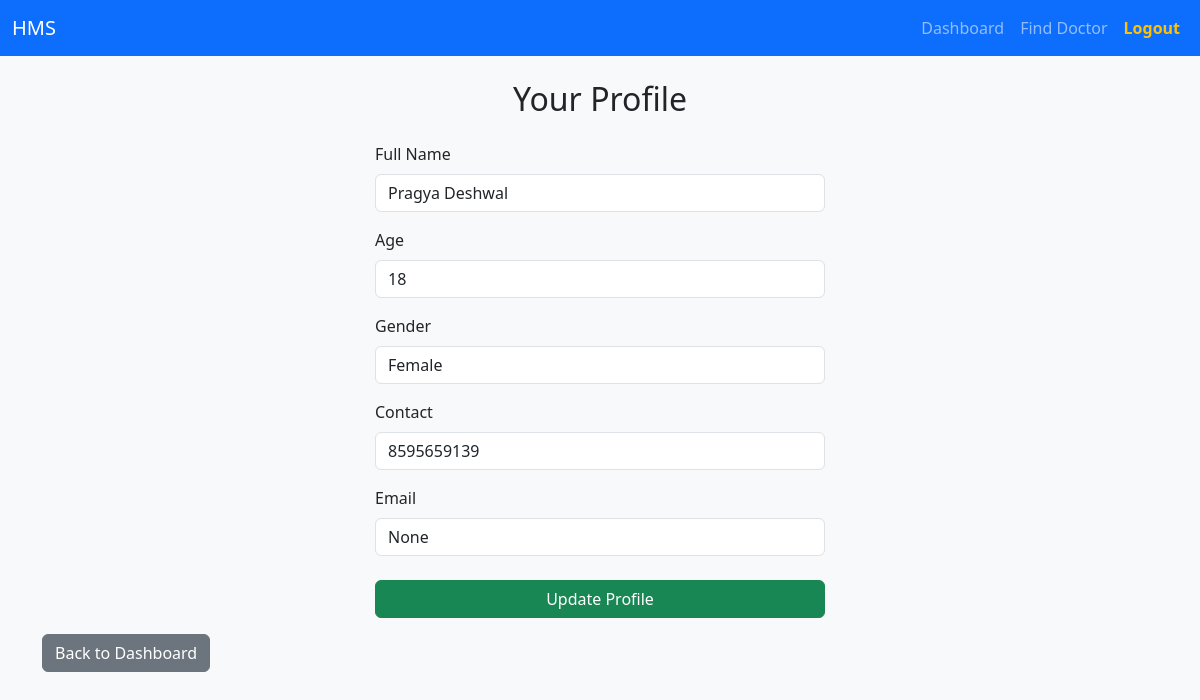
/patient/profile (signed in), run on the app's committed database.
### tables this page shows
CREATE TABLE patients (
            id INTEGER PRIMARY KEY AUTOINCREMENT,
            name TEXT,
            age INTEGER,
            gender TEXT,
            contact TEXT,
            user_ref INTEGER UNIQUE, email TEXT,
            FOREIGN KEY (user_ref) REFERENCES users(id)
        );

### controllers/patient.py (the view, shortened to what this page needs)
@patient_blueprint.route("/profile", methods=["GET", "POST"])
@patient_required
def update_profile():
    patient = fetch_logged_patient()
    db = start_connection()
    cur = db.cursor()
    return render_template("patient/profile.html", patient=patient)

### app.py (called while the page is built)
@app.teardown_appcontext
def teardown_database(exception):
    close_connection()

### controllers/patient.py (called while the page is built)
def patient_required(fn):
    @wraps(fn)
    def secured_route(*args, **kwargs):
        if session.get("role") != "patient":
            flash("Please login as a patient to continue.", "error")
            return redirect("/login")
        return fn(*args, **kwargs)
    return secured_route

def fetch_logged_patient():
    user_id = session.get("user_ref")
    db = start_connection()
    cur = db.cursor()
    cur.execute("SELECT * FROM patients WHERE user_ref = ?", (user_id,))
    return cur.fetchone()

### database.py (called while the page is built)
def start_connection():     #If connection does not exist, create a new one
    conn = getattr(g, "db_connection", None)
    if conn is None:
        conn = sqlite3.connect(db)
        conn.row_factory = sqlite3.Row
        g.db_connection = conn
    return g.db_connection

def close_connection(error=None):
    conn = getattr(g, "db_connection", None)
    if conn is not None:
        conn.close()

### templates/patient/profile.html (shortened to what this page needs)
{% extends "layout.html" %}
{% block content %}
<h2 class="mb-4 text-center">Your Profile</h2>
<form method="POST" class="mx-auto" style="max-width: 450px;">
    <div class="mb-3">
        <label class="form-label">Full Name</label>
        <input type="text" name="name" class="form-control" required value="{{ patient.name }}">
    </div>
    <div class="mb-3">
        <label class="form-label">Age</label>
        <input type="number" name="age" class="form-control" required value="{{ patient.age }}">
    </div>
    <div class="mb-3">
        <label class="form-label">Gender</label>
        <select name="gender" class="form-control" required>
            <option {% if patient.gender == 'Female' %}selected{% endif %}>Female</option>
        </select>
    </div>
    <div class="mb-3">
        <label class="form-label">Contact</label>
        <input type="text" name="contact" class="form-control" value="{{ patient.contact }}">
    </div>
    <div class="mb-3">
        <label class="form-label">Email</label>
        <input type="email" name="email" class="form-control" value="{{ patient.email }}">
    </div>
    <button class="btn btn-success w-100 mt-2">Update Profile</button>
</form>
<a href="{{ url_for('patient.dashboard') }}" class="btn btn-secondary mt-3">Back to Dashboard</a>
{% endblock %}

### static/css/custom.css (style rules this page uses)
body { background-color: #f7f9fc; }

### data on the page
patients: name "Pragya Deshwal", age "18", gender "Female", contact "8595659139"
